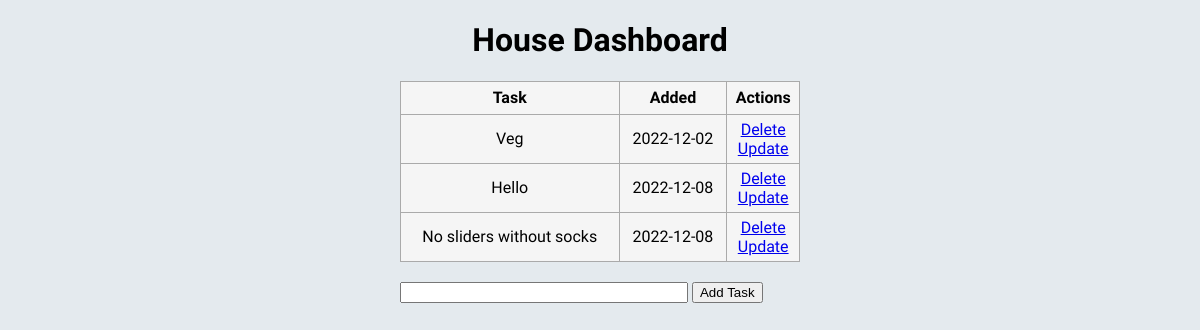
The app's page /tasklistshow/, older data.
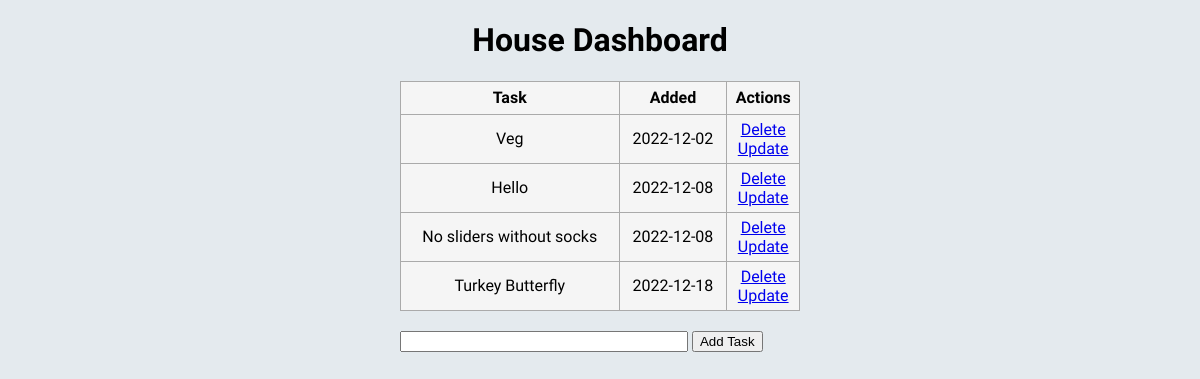
The same page, newer data.
### app.py (models this page shows, shortened)
class ShoppingItem(db.Model):
  id = db.Column(db.Integer, primary_key=True)
  content = db.Column(db.String(200), nullable=False)
  date_created = db.Column(db.DateTime, default=datetime.utcnow)
  date_updated = db.Column(db.DateTime, default=datetime.utcnow)
  completed = db.Column(db.Boolean, default=False, nullable=False)

### app.py (the view)
@app.route('/tasklistshow/', methods=['POST', 'GET'])
def tasklistshow():
  if request.method == 'POST':
    task_content = request.form['content']
    new_task = ShoppingItem(content=task_content)
    try:
      db.session.add(new_task)
      db.session.commit()
      return redirect('/tasklist/')
    except Exception:
      return 'There was an issue adding your task'
  else:
    tasks = ShoppingItem.query.order_by(ShoppingItem.date_created).all()
    return render_template('tasklist.html', tasks=tasks)

### templates/tasklist.html (shortened to what this page needs)
{% extends 'base.html' %}
{% block body %}
<div class="content">
    <h1 style="text-align: center">House Dashboard</h1>
    {% if tasks|length < 1 %}
    <h4 style="text-align: center">There are no tasks. Create one below!</h4>
    {% else %}
    <table>
        <tr>
            <th>Task</th>
            <th>Added</th>
            <th>Actions</th>
        </tr>
        {% for task in tasks %}
            <tr>
                <td>{{ task.content }}</td>
                <td>{{ task.date_created.date() }}</td>
                <td>
                    <a href="/tasklist/delete/{{task.id}}">Delete</a>
                    <br>
                    <a href="/tasklist/update/{{task.id}}">Update</a>
                </td>
            </tr>
        {% endfor %}
    </table>
    {% endif %}
    <div class="form">
        <form action="/tasklist/" method="POST">
            <input type="text" name="content" id="content">
            <input type="submit" value="Add Task">
        </form>
    </div>
</div>
{% endblock %}

### templates/base.html (shortened to what this page needs)
<!DOCTYPE html>
<html lang="en">
<head>
    <link rel="stylesheet" href="{{ url_for('static', filename='css/main.css') }}">
</head>
<body>
    {% block body %}{% endblock %}
</body>
</html>

### static/css/main.css (style rules this page uses)
body { font-family: 'Open Sans', sans-serif; background-color: rgb(228, 234, 238); margin:0; }
.content { margin: 0 auto; width: 400px; max-width: 100%; }
table, td, th { border: 1px solid #aaa; background-color: whitesmoke; }
table { border-collapse: collapse; width: 100%; }
th { height: 30px; }
td { text-align: center; padding: 5px; }
.form { margin-top: 20px; }
#content { width: 70%; }

Row changes from the older to the newer data that the page shows:
added ShoppingItem: content "Turkey Butterfly", date_created "2022-12-18"
